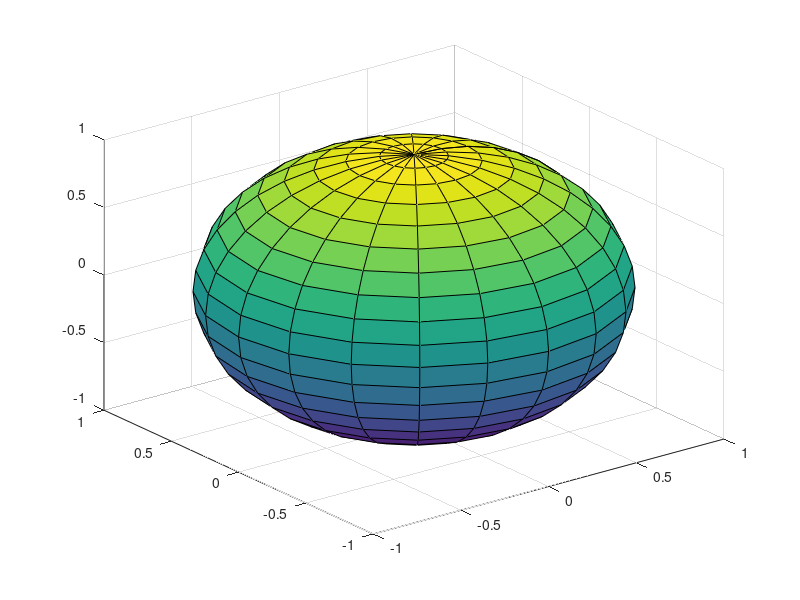
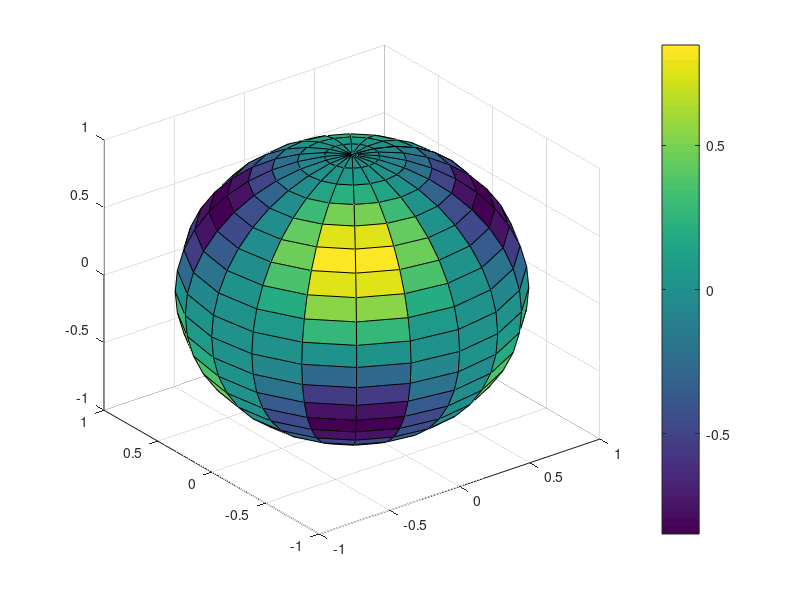

These charts were generated, in order, by the following MATLAB code:
clc;
clear all
close all

figure('name', 'standard sphere')
num2points = 20;
[x,y,z] = sphere(num2points);
surf(x,y,z)
hold on

figure('name','func_sphere')
[xf,yf,zf] = sphere(num2points);
f = sin(pi*xf).*sin(pi*yf).*sin(pi*zf);
surf(xf,yf,zf,f)
colorbar
hold on


